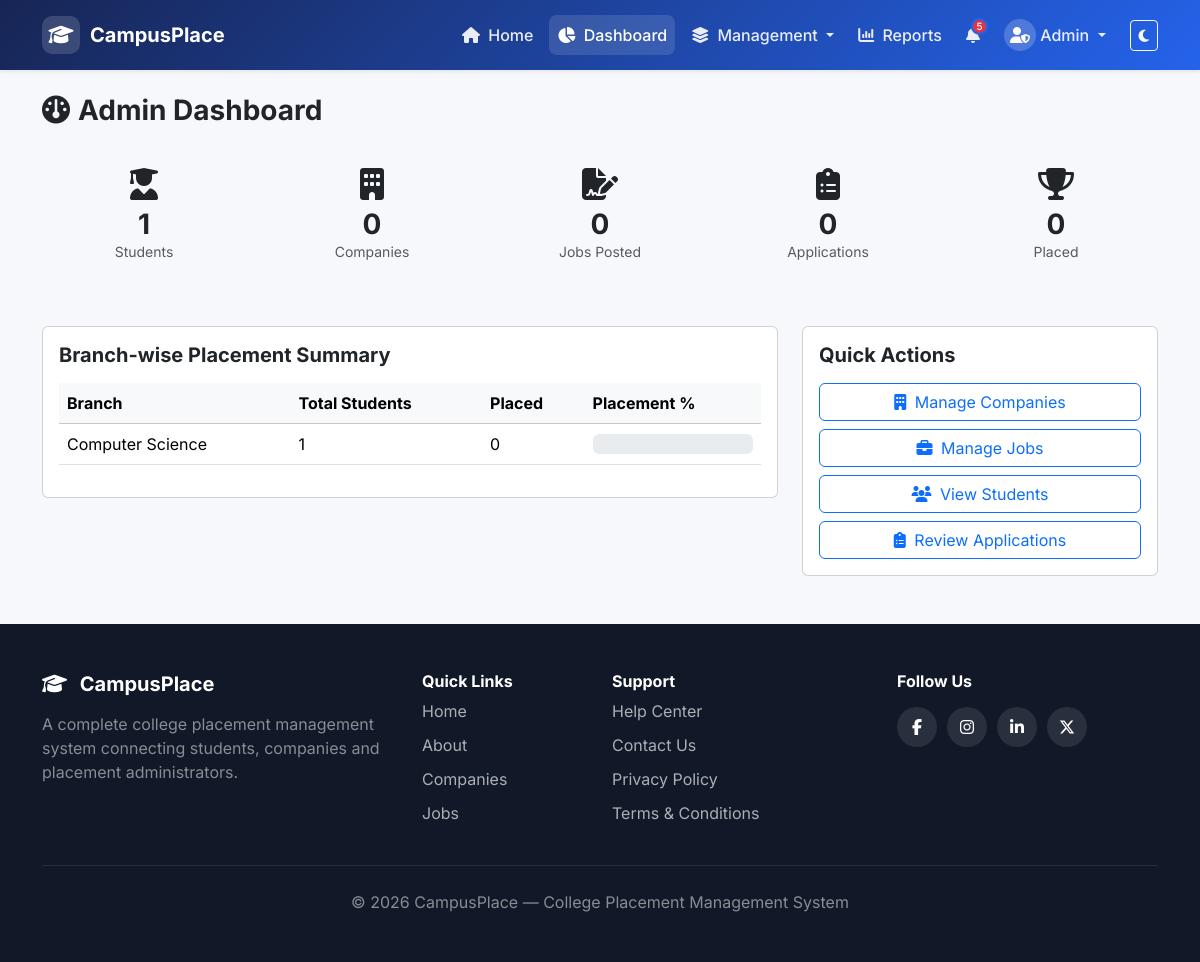
Screenshot of /admin/dashboard (signed in) with the database file from the repository.
### tables this page shows
CREATE TABLE students (
            id INTEGER PRIMARY KEY AUTOINCREMENT,
            name TEXT NOT NULL,
            email TEXT UNIQUE NOT NULL,
            password TEXT NOT NULL,
            roll_no TEXT UNIQUE NOT NULL,
            branch TEXT NOT NULL,
            cgpa REAL NOT NULL,
            phone TEXT,
            resume_link TEXT,
            created_at TEXT NOT NULL
        );

### app.py (the view)
@app.route("/admin/dashboard")
@login_required(role="admin")
def admin_dashboard():
    db = get_db()
    stats = {
        "students": db.execute("SELECT COUNT(*) c FROM students").fetchone()["c"],
        "companies": db.execute("SELECT COUNT(*) c FROM companies").fetchone()["c"],
        "jobs": db.execute("SELECT COUNT(*) c FROM jobs").fetchone()["c"],
        "applications": db.execute("SELECT COUNT(*) c FROM applications").fetchone()["c"],
        "placed": db.execute(
            "SELECT COUNT(DISTINCT student_id) c FROM applications WHERE status='Selected'"
        ).fetchone()["c"],
    }
    branch_stats = db.execute(
        """SELECT branch, COUNT(*) as total,
           SUM(CASE WHEN id IN (
               SELECT student_id FROM applications WHERE status='Selected'
           ) THEN 1 ELSE 0 END) as placed
           FROM students GROUP BY branch"""
    ).fetchall()
    return render_template("admin_dashboard.html", stats=stats, branch_stats=branch_stats)

### app.py (called while the page is built)
def get_db():
    if "db" not in g:
        g.db = sqlite3.connect(DB_PATH)
        g.db.row_factory = sqlite3.Row
        g.db.execute("PRAGMA foreign_keys = ON")
    return g.db

def login_required(role=None):
    def decorator(f):
        @wraps(f)
        def wrapped(*args, **kwargs):
            if "user_type" not in session:
                flash("Please log in to continue.", "warning")
                return redirect(url_for("login"))
            if role and session.get("user_type") != role:
                flash("You are not authorized to view that page.", "danger")
                return redirect(url_for("index"))
            return f(*args, **kwargs)
        return wrapped
    return decorator

### templates/admin_dashboard.html (shortened to what this page needs)
{% extends "base.html" %}
{% block content %}
<h3 class="fw-bold mb-4"><i class="fa-solid fa-gauge me-2"></i>Admin Dashboard</h3>
<div class="row g-4 mb-5 text-center">
  <div class="col-6 col-md-2-4 col-lg">
    <div class="stat-card p-3 rounded-4">
      <i class="fa-solid fa-user-graduate fa-2x mb-2 stat-icon"></i>
      <h3 class="fw-bold mb-0">{{ stats.students }}</h3>
      <p class="text-muted mb-0 small">Students</p>
    </div>
  </div>
  <div class="col-6 col-md-2-4 col-lg">
    <div class="stat-card p-3 rounded-4">
      <i class="fa-solid fa-building fa-2x mb-2 stat-icon"></i>
      <h3 class="fw-bold mb-0">{{ stats.companies }}</h3>
      <p class="text-muted mb-0 small">Companies</p>
    </div>
  </div>
  <div class="col-6 col-md-2-4 col-lg">
    <div class="stat-card p-3 rounded-4">
      <i class="fa-solid fa-file-signature fa-2x mb-2 stat-icon"></i>
      <h3 class="fw-bold mb-0">{{ stats.jobs }}</h3>
      <p class="text-muted mb-0 small">Jobs Posted</p>
    </div>
  </div>
  <div class="col-6 col-md-2-4 col-lg">
    <div class="stat-card p-3 rounded-4">
      <i class="fa-solid fa-clipboard-list fa-2x mb-2 stat-icon"></i>
      <h3 class="fw-bold mb-0">{{ stats.applications }}</h3>
      <p class="text-muted mb-0 small">Applications</p>
    </div>
  </div>
  <div class="col-6 col-md-2-4 col-lg">
    <div class="stat-card p-3 rounded-4">
      <i class="fa-solid fa-trophy fa-2x mb-2 stat-icon"></i>
      <h3 class="fw-bold mb-0">{{ stats.placed }}</h3>
      <p class="text-muted mb-0 small">Placed</p>
    </div>
  </div>
</div>
<div class="row g-4">
  <div class="col-lg-8">
    <div class="card">
      <div class="card-body">
        <h5 class="fw-bold mb-3">Branch-wise Placement Summary</h5>
        <div class="table-responsive">
          <table class="table table-hover align-middle">
            <thead class="table-light">
              <tr><th>Branch</th><th>Total Students</th><th>Placed</th><th>Placement %</th></tr>
            </thead>
            <tbody>
              {% for b in branch_stats %}
              <tr>
                <td>{{ b.branch }}</td>
                <td>{{ b.total }}</td>
                <td>{{ b.placed }}</td>
                <td>
                  {% set pct = (b.placed / b.total * 100) if b.total else 0 %}
                  <div class="progress" style="height: 20px;">
                  </div>
                </td>
              </tr>
              {% endfor %}
            </tbody>
          </table>
        </div>
      </div>
    </div>
  </div>
  <div class="col-lg-4">
    <div class="card h-100">
      <div class="card-body">
        <h5 class="fw-bold mb-3">Quick Actions</h5>
        <div class="d-grid gap-2">
          <a href="{{ url_for('admin_companies') }}" class="btn btn-outline-primary"><i class="fa-solid fa-building me-1"></i> Manage Companies</a>
          <a href="{{ url_for('admin_jobs') }}" class="btn btn-outline-primary"><i class="fa-solid fa-briefcase me-1"></i> Manage Jobs</a>
          <a href="{{ url_for('admin_students') }}" class="btn btn-outline-primary"><i class="fa-solid fa-users me-1"></i> View Students</a>
          <a href="{{ url_for('admin_applications') }}" class="btn btn-outline-primary"><i class="fa-solid fa-clipboard-list me-1"></i> Review Applications</a>
        </div>
      </div>
    </div>
  </div>
</div>
{% endblock %}

### static/style.css (style rules this page uses)
body { font-family: "Inter", sans-serif; background: #f6f8fc; color: #212529; transition: 0.3s ease; }

### rows the page displays
students: branch "Computer Science", total "1", placed "0"

### other values shown
{{ stats.students }} "1"
{{ stats.companies }} "0"
{{ stats.jobs }} "0"
{{ stats.applications }} "0"
{{ stats.placed }} "0"
{{ current_year or 2026 }} "2026"
